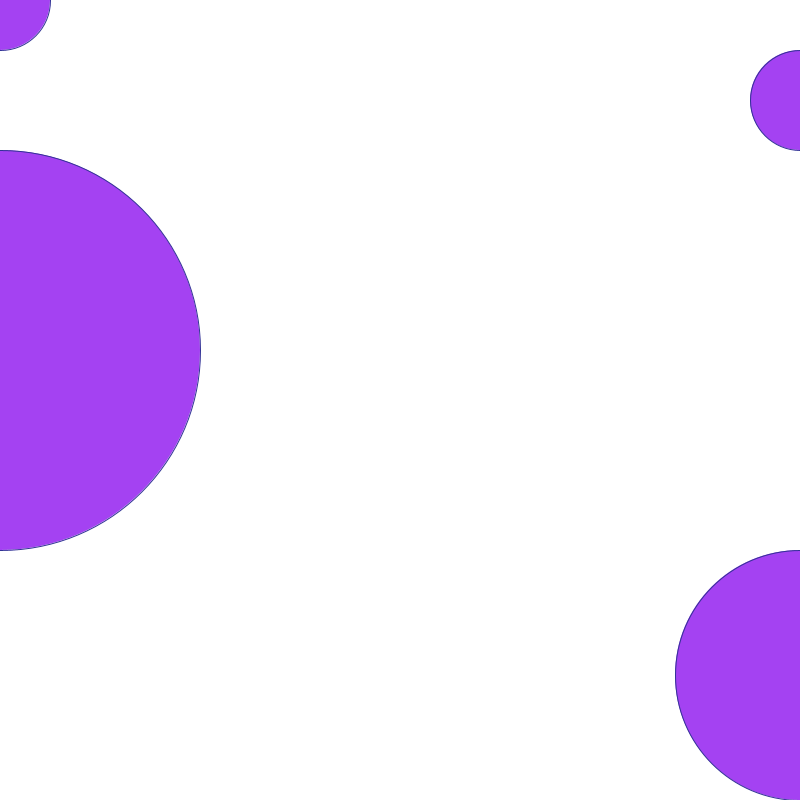
Frame 1 (no input)
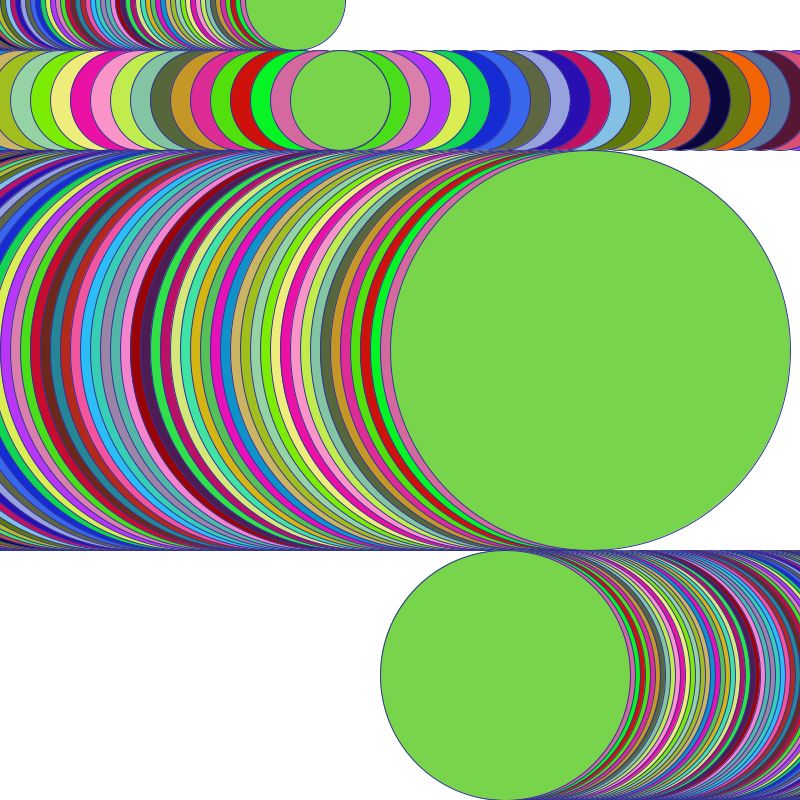
Frame 60 (the mouse pressed at the canvas centre just before this capture)
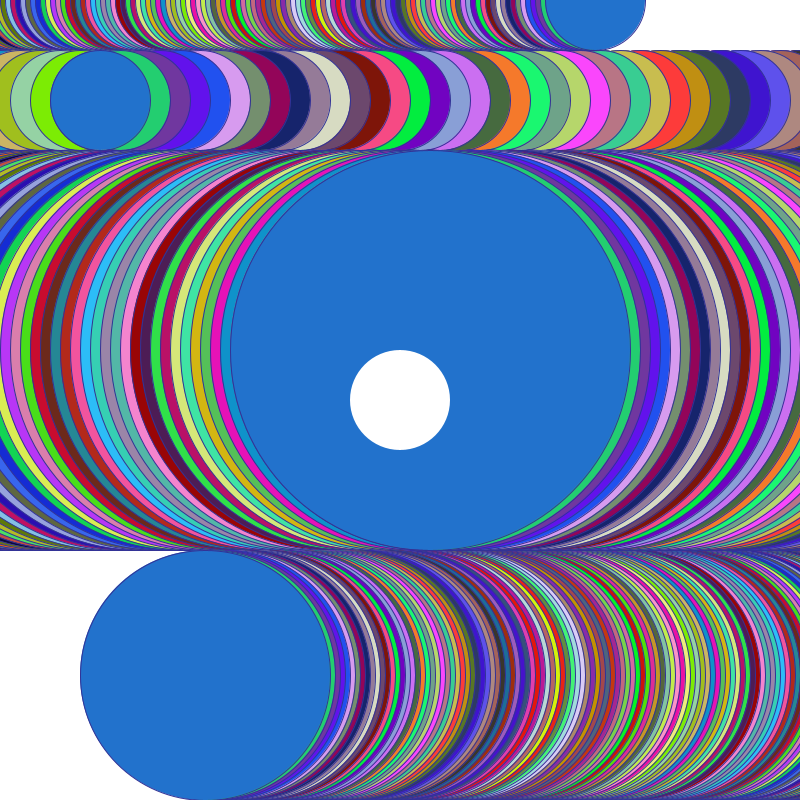
Frame 120 (the mouse held since frame 60 and released just before this capture)

The Processing sketch that drew these frames (run headless with seeded random() and noise(); from frame 60 on, the mouse is pressed at the canvas centre):

// Processing sketch: processing_138470
// ── processing_138470.pde

/*
Jaeseong Yi
 Mar 06 2014
 Creative Computing Section B
 Benjamin Bacon
 */

int d1 = 0;
int direction1 = 5;
int d2 = 800;
int direction2 = -20;
int d3 = 0;
int direction3 = 10;
int d4 = 800;
int direction4 = -5;
int d5 = 0;
int direction5 = 35;


void setup() {
  background(255);
  size(800, 800);
  smooth();
}



void draw() {


  int c1 = int(random(0, 255)); //red
  int c2 = int(random(0, 255)); //green
  int c3 = int(random(0, 255)); //blue
  int s = int(random(0, 100)); //size

  stroke(50, 50, 150);
  fill(c1, c2, c3);
  ellipse(d1, 0, 100, 100);


  d1=d1+direction1;
  if ( d1 > width ) {
    direction1 = -5;
  } 
  else if ( d1 < 0 ) {
    direction1 = 5;
  }

  ellipse(d2, 100, 100, 100);
  d2=d2+direction2;
  if ( d2 < 0 ) {
    direction2 = 20;
  } 
  else if ( d2 > width ) {
    direction2 = -20;
  }

  ellipse(d3, 350, 400, 400);
  d3=d3+direction3;
  if ( d3 > width ) {
    direction3 = -10;
  } 
  else if ( d3 < 0 ) {
    direction3 = 10;
  }

  ellipse(d4, 675, 250, 250);
  d4=d4+direction4;
  if ( d4 <0 ) {
    direction4 = 5;
  } 
  else if ( d4 > width ) {
    direction4 = -5;
  }

  if (mousePressed) {
    noStroke();
    fill(255, 255, 255);
    ellipse(mouseX, mouseY, 100, 100);
  }
}
